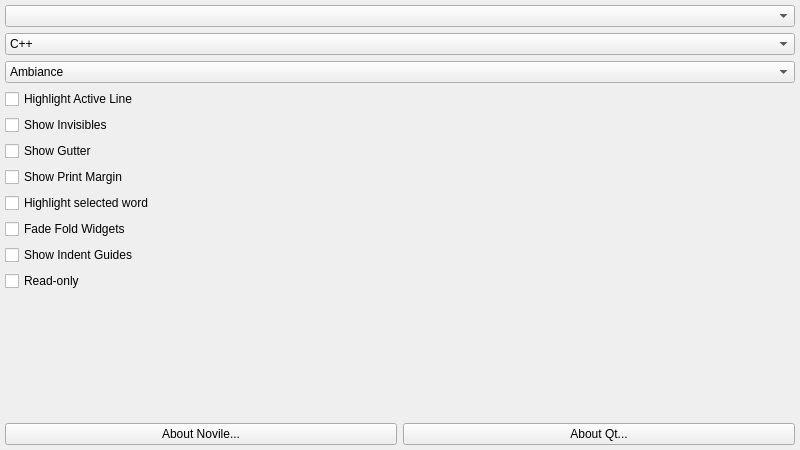
<?xml version="1.0" encoding="UTF-8"?>
<ui version="4.0">
 <class>MainWindow</class>
 <widget class="QMainWindow" name="MainWindow">
  <property name="geometry">
   <rect>
    <x>0</x>
    <y>0</y>
    <width>800</width>
    <height>450</height>
   </rect>
  </property>
  <property name="windowTitle">
   <string>MainWindow</string>
  </property>
  <property name="windowIcon">
   <iconset resource="example.qrc">
    <normaloff>:/img/icon.png</normaloff>:/img/icon.png</iconset>
  </property>
  <widget class="QWidget" name="centralWidget">
   <layout class="QHBoxLayout" name="horisontalLayout">
    <property name="margin">
     <number>5</number>
    </property>
    <item>
     <layout class="QHBoxLayout" name="mainLayout">
      <item>
       <layout class="QVBoxLayout" name="verticalLayout">
        <property name="sizeConstraint">
         <enum>QLayout::SetMinimumSize</enum>
        </property>
        <item>
         <widget class="QComboBox" name="selectDocument"/>
        </item>
        <item>
         <widget class="QComboBox" name="selectMode">
          <item>
           <property name="text">
            <string>C++</string>
           </property>
          </item>
          <item>
           <property name="text">
            <string>CSS</string>
           </property>
          </item>
          <item>
           <property name="text">
            <string>HTML</string>
           </property>
          </item>
          <item>
           <property name="text">
            <string>JavaScript</string>
           </property>
          </item>
          <item>
           <property name="text">
            <string>Pascal</string>
           </property>
          </item>
          <item>
           <property name="text">
            <string>PHP</string>
           </property>
          </item>
          <item>
           <property name="text">
            <string>Python</string>
           </property>
          </item>
          <item>
           <property name="text">
            <string>Ruby</string>
           </property>
          </item>
          <item>
           <property name="text">
            <string>XML</string>
           </property>
          </item>
         </widget>
        </item>
        <item>
         <widget class="QComboBox" name="selectTheme">
          <item>
           <property name="text">
            <string>Ambiance</string>
           </property>
          </item>
          <item>
           <property name="text">
            <string>Monokai</string>
           </property>
          </item>
          <item>
           <property name="text">
            <string>Textmate</string>
           </property>
          </item>
         </widget>
        </item>
        <item>
         <widget class="QCheckBox" name="checkHighlightActive">
          <property name="text">
           <string>Highlight Active Line</string>
          </property>
         </widget>
        </item>
        <item>
         <widget class="QCheckBox" name="checkShowInvisibles">
          <property name="text">
           <string>Show Invisibles</string>
          </property>
         </widget>
        </item>
        <item>
         <widget class="QCheckBox" name="checkShowGutter">
          <property name="text">
           <string>Show Gutter</string>
          </property>
         </widget>
        </item>
        <item>
         <widget class="QCheckBox" name="checkShowPrintMargin">
          <property name="text">
           <string>Show Print Margin</string>
          </property>
         </widget>
        </item>
        <item>
         <widget class="QCheckBox" name="checkHighlightSelected">
          <property name="text">
           <string>Highlight selected word</string>
          </property>
         </widget>
        </item>
        <item>
         <widget class="QCheckBox" name="checkFadeFold">
          <property name="text">
           <string>Fade Fold Widgets</string>
          </property>
         </widget>
        </item>
        <item>
         <widget class="QCheckBox" name="checkShowIndent">
          <property name="text">
           <string>Show Indent Guides</string>
          </property>
         </widget>
        </item>
        <item>
         <widget class="QCheckBox" name="checkReadOnly">
          <property name="text">
           <string>Read-only</string>
          </property>
         </widget>
        </item>
        <item>
         <spacer name="verticalSpacer">
          <property name="orientation">
           <enum>Qt::Vertical</enum>
          </property>
          <property name="sizeHint" stdset="0">
           <size>
            <width>20</width>
            <height>40</height>
           </size>
          </property>
         </spacer>
        </item>
        <item>
         <layout class="QHBoxLayout" name="controlLayout">
          <item>
           <widget class="QPushButton" name="pushAboutNovile">
            <property name="text">
             <string>About Novile...</string>
            </property>
           </widget>
          </item>
          <item>
           <widget class="QPushButton" name="pushAboutQt">
            <property name="text">
             <string>About Qt...</string>
            </property>
           </widget>
          </item>
         </layout>
        </item>
       </layout>
      </item>
     </layout>
    </item>
   </layout>
  </widget>
 </widget>
 <resources>
  <include location="example.qrc"/>
 </resources>
 <connections/>
</ui>
